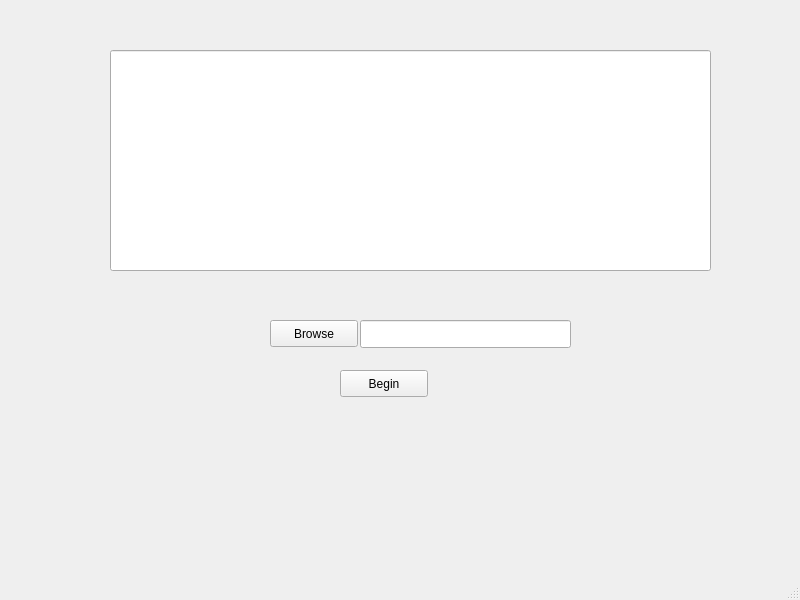
<?xml version="1.0" encoding="UTF-8"?>
<ui version="4.0">
 <class>browse</class>
 <widget class="QMainWindow" name="browse">
  <property name="geometry">
   <rect>
    <x>0</x>
    <y>0</y>
    <width>800</width>
    <height>600</height>
   </rect>
  </property>
  <property name="windowTitle">
   <string>MainWindow</string>
  </property>
  <widget class="QWidget" name="centralwidget">
   <widget class="QPushButton" name="pushButton">
    <property name="geometry">
     <rect>
      <x>270</x>
      <y>320</y>
      <width>88</width>
      <height>27</height>
     </rect>
    </property>
    <property name="text">
     <string>Browse</string>
    </property>
   </widget>
   <widget class="QLineEdit" name="lineEdit">
    <property name="geometry">
     <rect>
      <x>360</x>
      <y>320</y>
      <width>211</width>
      <height>28</height>
     </rect>
    </property>
    <property name="text">
     <string/>
    </property>
   </widget>
   <widget class="QPushButton" name="pushButton_2">
    <property name="geometry">
     <rect>
      <x>340</x>
      <y>370</y>
      <width>88</width>
      <height>27</height>
     </rect>
    </property>
    <property name="text">
     <string>Begin</string>
    </property>
   </widget>
   <widget class="QLineEdit" name="lineEdit_2">
    <property name="geometry">
     <rect>
      <x>110</x>
      <y>50</y>
      <width>601</width>
      <height>221</height>
     </rect>
    </property>
    <property name="text">
     <string/>
    </property>
   </widget>
  </widget>
  <widget class="QStatusBar" name="statusbar"/>
 </widget>
 <resources/>
 <connections/>
</ui>
